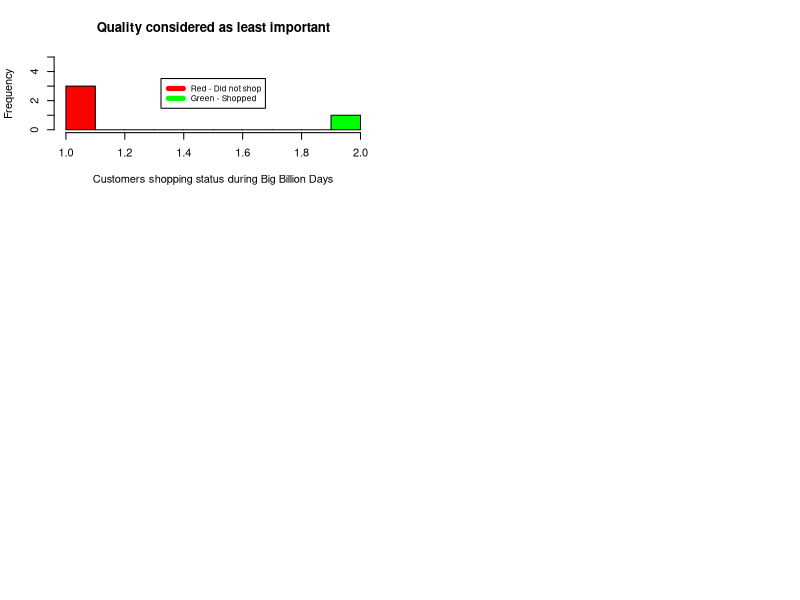

Write the R code that produced this figure. (Note: this script raises an error after producing the figure.)
data<- read.csv('data.csv')

View(data)

#Q1. Does age affect the customers being aware of 'The Big Billion Days' sale?
#H0: Age does not affect customers being aware of 'The Big Billion Days' sale.
#H1: Age influences customers being aware of 'The Big Billion Days' sale.
#Performing chi-square test since both the variables are categorical.
chisq.test(data$Have.you.heard.about..The.Big.Billion.Days..,data$Your.age.group.range)
#Since p < 0.05, we accept alternative hypothesis i.e age affects customers being aware of 'The Big Billion Days' sale.

#Q2. Does age influence customers shopping during 'The Big Billion Days' sale?
#H0: Age does not influence customers shopping during 'The Big Billion Days' sale.
#H1: Age influences customers shopping during 'The Big Billion Days' sale.
#Performing chi-square test since both the variables are categorical.
chisq.test(data$Have.you.shopped.during..The.Big.Billion.Days..,data$Your.age.group.range)
#Since p > 0.05, we accept null hypothesis i.e age does not influence customers shopping during 'The Big Billion Days' sale.

#Q3. Does the customer's type of city that they live in affect their awareness of 'The Big Billion Days' sale?
#H0: Customer's type of city does not affect their awareness of 'The Big Billion Days' sale.
#H1: Customer's type of city affects their awareness of 'The Big Billion Days' sale.
chisq.test(data$Have.you.heard.about..The.Big.Billion.Days..,data$The.city.you.stay)
#Since p > 0.05, we accept null hypothesis i.e customer's type of city does not affect their awareness of 'The Big Billion Days' sale.

#Q4. Does the customer's type of city that they live in affect their shopping during 'The Big Billion Days' sale?
#H0: Customer's type of city does not affect their shopping during 'The Big Billion Days' sale.
#H1: Customer's type of city does affect their shopping during 'The Big Billion Days' sale.
chisq.test(data$Have.you.shopped.during..The.Big.Billion.Days..,data$The.city.you.stay)
#Since p > 0.05, we accept null hypothesis i.e customer's type of city does not affect their shopping during 'The Big Billion Days' sale.

#Q5. Does the customer's profession affect their awareness of 'The Big Billion Days' sale?
#H0: Customer's profession does not affect their awareness of 'The Big Billion Days' sale.
#H1: Customer's profession affects their awareness of 'The Big Billion Days' sale.
chisq.test(data$Profession.that.you.belong.to,data$Have.you.heard.about..The.Big.Billion.Days..)
#Since p < 0.05, we accept alternative hypothesis i.e customer's profession affects their awareness of 'The Big Billion Days' sale.

#Q6. Does the customer's profession affect their shopping during 'The Big Billion Days' sale?
#H0: Customer's profession does not affect their shopping during 'The Big Billion Days' sale.
#H1: Customer's profession affects their shopping during 'The Big Billion Days' sale.
chisq.test(data$Profession.that.you.belong.to,data$Have.you.shopped.during..The.Big.Billion.Days..)
#Since p > 0.05, we accept null hypothesis i.e customer's profession does not affect their shopping during 'The Big Billion Days' sale.

#Q7. Is there any association between the customers knowing about 'The Big Billion Days' sale and the customer's frequency of shopping?
#H0: There is no association between the customers knowing about 'The Big Billion Days' sale and the customer's frequency of shopping.
#H1: There is an association between the customers knowing about 'The Big Billion Days' sale and the customer's frequency of shopping.
chisq.test(data$Have.you.heard.about..The.Big.Billion.Days..,data$How.often.do.you.shop.from.Flipkart.)
#Since p > 0.05, we accept null hypothesis i.e there is no association between the customers knowing about 'The Big Billion Days' sale and the customer's frequency of shopping.

#Q8. Does customer satisfaction during the sale influence in making customers join the Flipkart Plus membership?
#H0: Customer satisfaction during the sale does not influence in making customers join the Flipkart Plus membership.
#H1: Customer satisfaction during the sale influences in making customers join the Flipkart Plus membership.
chisq.test(data$Are.you.satisfied.with.the.products.on.sale.during..The.Big.Billion.Days.,data$Would.you.consider.joining.Flipkart.Plus.Membership.to.avail.additional.benefits.from..The.Big.Billion.Days..)
#Since p < 0.05, we accept alternative hypothesis i.e customer satisfaction from the products on sale during 'The Big Billion Days' influences in making customers join the Flipkart Plus membership.

#Q9. Does frequency of shopping on Flipkart influence customers from joining Flipkart Plus Membership?
#H0: Frequency of shopping on Flipkart does not influence customers from joining Flipkart Plus Membership?
#H1: Frequency of shopping on Flipkart influences customers from joining Flipkart Plus Membership?
chisq.test(data$How.often.do.you.shop.from.Flipkart.,data$Would.you.consider.joining.Flipkart.Plus.Membership.to.avail.additional.benefits.from..The.Big.Billion.Days..)
#Since p > 0.05, we accept null hypothesis i.e frequency of shopping on Flipkart does not influence customers from joining Flipkart Plus Membership.

#Q10. Does customer profession influence in joining Flipkart Plus Membership?
#H0: Profession does not influence in joining Flipkart Plus Membership.
#H1: Profession influences in joining Flipkart Plus Membership.
chisq.test(data$Profession.that.you.belong.to,data$Would.you.consider.joining.Flipkart.Plus.Membership.to.avail.additional.benefits.from..The.Big.Billion.Days..)
#Since p > 0.05, we accept null hypothesis i.e profession does not influence customers joining in Flipkart Plus Membership.

#Q11. Does customer's satisfaction to shop on Flipkart compared to other e-commerce companies influence whether the customer has shopped during 'Big Billion Days'?
#H0: Customer's satisfaction to shop on Flipkart does not influence whether the customer has shopped during 'Big Billion Days'.
#H1: Customer's satisfaction to shop on Flipkart influences whether the customer has shopped during 'Big Billion Days'.
chisq.test(data$How.satisfied.would.you.be.when.considering.to.purchase.products.from.the.following.e.commerce.companies...Flipkart.,data$Have.you.shopped.during..The.Big.Billion.Days..)
#Since p < 0.05, we accept alternative hypothesis i.e customer's satisfaction to shop on Flipkart influences whether the customer has shopped during 'Big Billion Days'.


#Visualization of Multiple criteria dimensional analysis(MCDA)
#Comparing customers who have shopped and did not shop during big billions day sale to what factors(Quality,Price,Brand,Review,Discount Percentage) do they consider when they purchase a product during online sale season.
a<-as.factor(data$Have.you.shopped.during..The.Big.Billion.Days..)
bigbilliondayshopped<-as.numeric(a) #No is 1 and Yes is 2.


#Quality considered as a factor for purchase:
par(mfrow=c(3,2))
hist(bigbilliondayshopped[data$On.a.scale.of.1.5..1.being.least.and.5.being.most...rate.the.following.important.factors.that.you.would.consider.while.shopping.during.the.sale.season...Quality.==1],ylim=c(0,5),xlab='Customers shopping status during Big Billion Days',main='Quality considered as least important',col=c('red','green'),breaks=10)+legend("center", c("Red - Did not shop", "Green - Shopped"), col=c("red", "green"), lwd=5,cex=0.75)
hist(bigbilliondayshopped[data$On.a.scale.of.1.5..1.being.least.and.5.being.most...rate.the.following.important.factors.that.you.would.consider.while.shopping.during.the.sale.season...Quality.==2],ylim=c(0,5),xlab='Customers shopping status during Big Billion Days',main='Quality considered as slightly important',col=c('red','green'),breaks=10)+legend("center", c("Red - Did not shop", "Green - Shopped"), col=c("red", "green"), lwd=5,cex=0.75)
hist(bigbilliondayshopped[data$On.a.scale.of.1.5..1.being.least.and.5.being.most...rate.the.following.important.factors.that.you.would.consider.while.shopping.during.the.sale.season...Quality.==3],ylim=c(0,15),xlab='Customers shopping status during Big Billion Days',main='Quality considered as important',col=c('red','green'),breaks=10)+legend("center", c("Red - Did not shop", "Green - Shopped"), col=c("red", "green"), lwd=5,cex=0.75)
hist(bigbilliondayshopped[data$On.a.scale.of.1.5..1.being.least.and.5.being.most...rate.the.following.important.factors.that.you.would.consider.while.shopping.during.the.sale.season...Quality.==4],ylim=c(0,30),xlab='Customers shopping status during Big Billion Days',main='Quality considered as fairly important',col=c('red','green'),breaks=10)+legend("center", c("Red - Did not shop", "Green - Shopped"), col=c("red", "green"), lwd=5,cex=0.75)
hist(bigbilliondayshopped[data$On.a.scale.of.1.5..1.being.least.and.5.being.most...rate.the.following.important.factors.that.you.would.consider.while.shopping.during.the.sale.season...Quality.==5],ylim=c(0,35),xlab='Customers shopping status during Big Billion Days',main='Quality considered as very important',col=c('red','green'),breaks=10)+legend("center", c("Red - Did not shop", "Green - Shopped"), col=c("red", "green"), lwd=5,cex=0.75)

#Hypothesis testing
#If the customer did or did not shop during the Big Billion Days sale, does it influence their preference of choosing quality as a factor before purchasing a product during  the sale?
#H0: Customer shopping status during the Big Billion Days sale does not influence their preference of choosing quality as a factor before purchasing a product during sale.
#H1: Customer shopping status during the Big Billion Days sale does influence their preference of choosing quality as a factor before purchasing a product during sale.
chisq.test(data$Have.you.shopped.during..The.Big.Billion.Days..,data$On.a.scale.of.1.5..1.being.least.and.5.being.most...rate.the.following.important.factors.that.you.would.consider.while.shopping.during.the.sale.season...Quality.)
#Since p > 0.05, we accept alternative hypothesis i.e customer shopping status during the Big Billion Days sale does not influence their preference of choosing quality as a factor before purchasing a product during sale.


#Brand considered as a factor for purchase:
par(mfrow=c(3,2))
hist(bigbilliondayshopped[data$On.a.scale.of.1.5..1.being.least.and.5.being.most...rate.the.following.important.factors.that.you.would.consider.while.shopping.during.the.sale.season...Brand.==1],ylim=c(0,5),xlab='Customers shopping status during Big Billion Days',main='Brand considered as least important',col=c('red','green'),breaks=10)+legend("center", c("Red - Did not shop", "Green - Shopped"), col=c("red", "green"), lwd=5,cex=0.75)
hist(bigbilliondayshopped[data$On.a.scale.of.1.5..1.being.least.and.5.being.most...rate.the.following.important.factors.that.you.would.consider.while.shopping.during.the.sale.season...Brand.==2],ylim=c(0,5),xlab='Customers shopping status during Big Billion Days',main='Brand considered as slightly important',col=c('red','green'),breaks=10)+legend("center", c("Red - Did not shop", "Green - Shopped"), col=c("red", "green"), lwd=5,cex=0.75)
hist(bigbilliondayshopped[data$On.a.scale.of.1.5..1.being.least.and.5.being.most...rate.the.following.important.factors.that.you.would.consider.while.shopping.during.the.sale.season...Brand.==3],ylim=c(0,20),xlab='Customers shopping status during Big Billion Days',main='Brand considered as important',col=c('red','green'),breaks=10)+legend("center", c("Red - Did not shop", "Green - Shopped"), col=c("red", "green"), lwd=5,cex=0.75)
hist(bigbilliondayshopped[data$On.a.scale.of.1.5..1.being.least.and.5.being.most...rate.the.following.important.factors.that.you.would.consider.while.shopping.during.the.sale.season...Brand.==4],ylim=c(0,20),xlab='Customers shopping status during Big Billion Days',main='Brand considered as fairly important',col=c('red','green'),breaks=10)+legend("center", c("Red - Did not shop", "Green - Shopped"), col=c("red", "green"), lwd=5,cex=0.75)
hist(bigbilliondayshopped[data$On.a.scale.of.1.5..1.being.least.and.5.being.most...rate.the.following.important.factors.that.you.would.consider.while.shopping.during.the.sale.season...Brand.==5],ylim=c(0,30),xlab='Customers shopping status during Big Billion Days',main='Brand considered as very important',col=c('red','green'),breaks=10)+legend("center", c("Red - Did not shop", "Green - Shopped"), col=c("red", "green"), lwd=5,cex=0.75)

#Hypothesis testing
#If the customer did or did not shop during the Big Billion Days sale, does it influence their preference of choosing brand as a factor before purchasing a product during  the sale?
#H0: Customer shopping status during the Big Billion Days sale does not influence their preference of choosing brand as a factor before purchasing a product during sale.
#H1: Customer shopping status during the Big Billion Days sale does influence their preference of choosing brand as a factor before purchasing a product during sale.
chisq.test(data$Have.you.shopped.during..The.Big.Billion.Days..,data$On.a.scale.of.1.5..1.being.least.and.5.being.most...rate.the.following.important.factors.that.you.would.consider.while.shopping.during.the.sale.season...Brand.)
#Since p > 0.05, we accept null hypothesis i.e customer shopping status during the Big Billion Days sale does not influence their preference of choosing brand as a factor before purchasing a product during sale.


#Price considered as a factor for purchase:
par(mfrow=c(3,2))
hist(bigbilliondayshopped[data$On.a.scale.of.1.5..1.being.least.and.5.being.most...rate.the.following.important.factors.that.you.would.consider.while.shopping.during.the.sale.season...Price.==1],ylim=c(0,5),xlab='Customers shopping status during Big Billion Days',main='Price considered as least important',col=c('red','green'),breaks=10)+legend("center", c("Red - Did not shop", "Green - Shopped"), col=c("red", "green"), lwd=5,cex=0.75)
hist(bigbilliondayshopped[data$On.a.scale.of.1.5..1.being.least.and.5.being.most...rate.the.following.important.factors.that.you.would.consider.while.shopping.during.the.sale.season...Price.==2],ylim=c(0,5),xlab='Customers shopping status during Big Billion Days',main='Price considered as slightly important',col=c('red','green'),breaks=10)+legend("center", c("Red - Did not shop", "Green - Shopped"), col=c("red", "green"), lwd=5,cex=0.75)
hist(bigbilliondayshopped[data$On.a.scale.of.1.5..1.being.least.and.5.being.most...rate.the.following.important.factors.that.you.would.consider.while.shopping.during.the.sale.season...Price.==3],ylim=c(0,15),xlab='Customers shopping status during Big Billion Days',main='Price considered as important',col=c('red','green'),breaks=10)+legend("center", c("Red - Did not shop", "Green - Shopped"), col=c("red", "green"), lwd=5,cex=0.75)
hist(bigbilliondayshopped[data$On.a.scale.of.1.5..1.being.least.and.5.being.most...rate.the.following.important.factors.that.you.would.consider.while.shopping.during.the.sale.season...Price.==4],ylim=c(0,30),xlab='Customers shopping status during Big Billion Days',main='Price considered as fairly important',col=c('red','green'),breaks=10)+legend("center", c("Red - Did not shop", "Green - Shopped"), col=c("red", "green"), lwd=5,cex=0.75)
hist(bigbilliondayshopped[data$On.a.scale.of.1.5..1.being.least.and.5.being.most...rate.the.following.important.factors.that.you.would.consider.while.shopping.during.the.sale.season...Price.==5],ylim=c(0,30),xlab='Customers shopping status during Big Billion Days',main='Price considered as very important',col=c('red','green'),breaks=10)+legend("center", c("Red - Did not shop", "Green - Shopped"), col=c("red", "green"), lwd=5,cex=0.75)

#Hypothesis testing
#If the customer did or did not shop during the Big Billion Days sale, does it influence their preference of choosing price as a factor before purchasing a product during  the sale?
#H0: Customer shopping status during the Big Billion Days sale does not influence their preference of choosing price as a factor before purchasing a product during sale.
#H1: Customer shopping status during the Big Billion Days sale does influence their preference of choosing price as a factor before purchasing a product during sale.
chisq.test(data$Have.you.shopped.during..The.Big.Billion.Days..,data$On.a.scale.of.1.5..1.being.least.and.5.being.most...rate.the.following.important.factors.that.you.would.consider.while.shopping.during.the.sale.season...Price.)
#Since p > 0.05, we accept null hypothesis i.e customer shopping status during the Big Billion Days sale does not influence their preference of choosing price as a factor before purchasing a product during sale.


#Reviews considered as a factor for purchase:
par(mfrow=c(3,2))
hist(bigbilliondayshopped[data$On.a.scale.of.1.5..1.being.least.and.5.being.most...rate.the.following.important.factors.that.you.would.consider.while.shopping.during.the.sale.season...Price.==1],ylim=c(0,5),xlab='Customers shopping status during Big Billion Days',main='Reviews considered as least important',col=c('red','green'),breaks=10)+legend("center", c("Red - Did not shop", "Green - Shopped"), col=c("red", "green"), lwd=5,cex=0.75)
hist(bigbilliondayshopped[data$On.a.scale.of.1.5..1.being.least.and.5.being.most...rate.the.following.important.factors.that.you.would.consider.while.shopping.during.the.sale.season...Price.==2],ylim=c(0,5),xlab='Customers shopping status during Big Billion Days',main='Reviews considered as slightly important',col=c('red','green'),breaks=10)+legend("center", c("Red - Did not shop", "Green - Shopped"), col=c("red", "green"), lwd=5,cex=0.75)
hist(bigbilliondayshopped[data$On.a.scale.of.1.5..1.being.least.and.5.being.most...rate.the.following.important.factors.that.you.would.consider.while.shopping.during.the.sale.season...Price.==3],ylim=c(0,15),xlab='Customers shopping status during Big Billion Days',main='Reviews considered as important',col=c('red','green'),breaks=10)+legend("center", c("Red - Did not shop", "Green - Shopped"), col=c("red", "green"), lwd=5,cex=0.75)
hist(bigbilliondayshopped[data$On.a.scale.of.1.5..1.being.least.and.5.being.most...rate.the.following.important.factors.that.you.would.consider.while.shopping.during.the.sale.season...Price.==4],ylim=c(0,30),xlab='Customers shopping status during Big Billion Days',main='Reviews considered as fairly important',col=c('red','green'),breaks=10)+legend("center", c("Red - Did not shop", "Green - Shopped"), col=c("red", "green"), lwd=5,cex=0.75)
hist(bigbilliondayshopped[data$On.a.scale.of.1.5..1.being.least.and.5.being.most...rate.the.following.important.factors.that.you.would.consider.while.shopping.during.the.sale.season...Price.==5],ylim=c(0,30),xlab='Customers shopping status during Big Billion Days',main='Reviews considered as very important',col=c('red','green'),breaks=10)+legend("center", c("Red - Did not shop", "Green - Shopped"), col=c("red", "green"), lwd=5,cex=0.75)

#Hypothesis testing
#If the customer did or did not shop during the Big Billion Days sale, does it influence their preference of choosing reviews as a factor before purchasing a product during  the sale?
#H0: Customer shopping status during the Big Billion Days sale does not influence their preference of choosing reviews as a factor before purchasing a product during sale.
#H1: Customer shopping status during the Big Billion Days sale does influence their preference of choosing reviews as a factor before purchasing a product during sale.
chisq.test(data$Have.you.shopped.during..The.Big.Billion.Days..,data$On.a.scale.of.1.5..1.being.least.and.5.being.most...rate.the.following.important.factors.that.you.would.consider.while.shopping.during.the.sale.season...Reviews.)
#Since p > 0.05, we accept null hypothesis i.e customer shopping status during the Big Billion Days sale does not influence their preference of choosing reviews as a factor before purchasing a product during sale.


#Discount Percentage considered as a factor for purchase:
par(mfrow=c(3,2))
hist(bigbilliondayshopped[data$On.a.scale.of.1.5..1.being.least.and.5.being.most...rate.the.following.important.factors.that.you.would.consider.while.shopping.during.the.sale.season...Discount.Percentage.==1],ylim=c(0,5),xlab='Customers shopping status during Big Billion Days',main='Discount Percentage considered as least important',col=c('red','green'),breaks=10)+legend("center", c("Red - Did not shop", "Green - Shopped"), col=c("red", "green"), lwd=5,cex=0.75)
hist(bigbilliondayshopped[data$On.a.scale.of.1.5..1.being.least.and.5.being.most...rate.the.following.important.factors.that.you.would.consider.while.shopping.during.the.sale.season...Discount.Percentage.==2],ylim=c(0,5),xlab='Customers shopping status during Big Billion Days',main='Discount Percentage considered as slightly important',col=c('red','green'),breaks=10)+legend("center", c("Red - Did not shop", "Green - Shopped"), col=c("red", "green"), lwd=5,cex=0.75)
hist(bigbilliondayshopped[data$On.a.scale.of.1.5..1.being.least.and.5.being.most...rate.the.following.important.factors.that.you.would.consider.while.shopping.during.the.sale.season...Discount.Percentage.==3],ylim=c(0,15),xlab='Customers shopping status during Big Billion Days',main='Discount Percentage considered as important',col=c('red','green'),breaks=10)+legend("center", c("Red - Did not shop", "Green - Shopped"), col=c("red", "green"), lwd=5,cex=0.75)
hist(bigbilliondayshopped[data$On.a.scale.of.1.5..1.being.least.and.5.being.most...rate.the.following.important.factors.that.you.would.consider.while.shopping.during.the.sale.season...Discount.Percentage.==4],ylim=c(0,30),xlab='Customers shopping status during Big Billion Days',main='Discount Percentage considered as fairly important',col=c('red','green'),breaks=10)+legend("center", c("Red - Did not shop", "Green - Shopped"), col=c("red", "green"), lwd=5,cex=0.75)
hist(bigbilliondayshopped[data$On.a.scale.of.1.5..1.being.least.and.5.being.most...rate.the.following.important.factors.that.you.would.consider.while.shopping.during.the.sale.season...Discount.Percentage.==5],ylim=c(0,30),xlab='Customers shopping status during Big Billion Days',main='Discount Percentage considered as very important',col=c('red','green'),breaks=10)+legend("center", c("Red - Did not shop", "Green - Shopped"), col=c("red", "green"), lwd=5,cex=0.75)

#Hypothesis testing
#If the customer did or did not shop during the Big Billion Days sale, does it influence their preference of choosing discount percentage as a factor before purchasing a product during  the sale?
#H0: Customer shopping status during the Big Billion Days sale does not influence their preference of choosing discount percentage as a factor before purchasing a product during sale.
#H1: Customer shopping status during the Big Billion Days sale does influence their preference of choosing discount percentage as a factor before purchasing a product during sale.
chisq.test(data$Have.you.shopped.during..The.Big.Billion.Days..,data$On.a.scale.of.1.5..1.being.least.and.5.being.most...rate.the.following.important.factors.that.you.would.consider.while.shopping.during.the.sale.season...Discount.Percentage.)
#Since p > 0.05, we accept null hypothesis i.e customer shopping status during the Big Billion Days sale does not influence their preference of choosing discount percentage as a factor before purchasing a product during sale.

